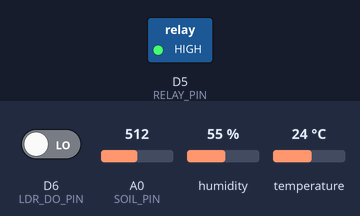
A sketch run on a simulated ESP8266 (NodeMCU). Parts: switched loads named in the sketch (green lamp = pin HIGH). Inputs (shaded band) come from the test bench; at power-on: A0 (SOIL_PIN) = 512, D6 (LDR_DO_PIN) LOW, humidity 55 %, temperature 24 °C. WiFi joins after 1.5 s; servers stay silent unless stated; what the sketch prints to the serial monitor is not drawn.

Above: at 3.5 s.
3.6 s: A0 (SOIL_PIN) set to 800
11.8 s: A0 (SOIL_PIN) set to 825
At 19.0 s:
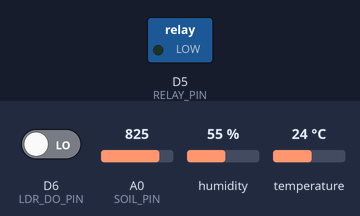
19.8 s: A0 (SOIL_PIN) set to 716
At 27.1 s:
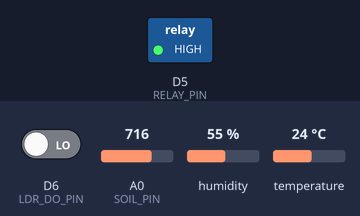
27.8 s: A0 (SOIL_PIN) set to 900
At 34.8 s:
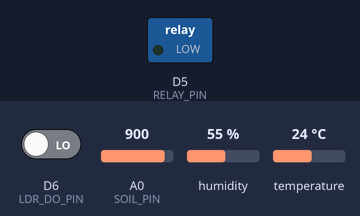
Timing chart, 0 to 36.3 s (numbered marks = the images above; inputs shaded):
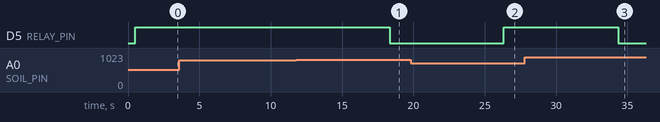

The sketch:

Smart-Agriculture-Iot.ino
```cpp
// ================================================
//   FINAL: Smart Agriculture System - Blynk IoT
//   ESP8266 NodeMCU + Soil Moisture + DHT11 + LDR Module + Relay (ACTIVE LOW)
//   Auto/Manual Pump + Push Notification ("Soil is too dry!")
//   Added: Crop Recommendation based on sensor data (India-specific)
// ================================================

// ── REPLACE THESE WITH YOUR BLYNK CREDENTIALS ──
#define BLYNK_TEMPLATE_ID   "YOUR_BLYNK_TEMPLATE_ID"
#define BLYNK_TEMPLATE_NAME "Smart Agriculture System"
#define BLYNK_AUTH_TOKEN    "YOUR_BLYNK_AUTH_TOKEN"  // Device Auth Token

#include <ESP8266WiFi.h>
#include <BlynkSimpleEsp8266.h>
#include <DHT.h>

// ── REPLACE THESE WITH YOUR WIFI CREDENTIALS ──
char ssid[] = "YOUR_WIFI_SSID";
char pass[] = "YOUR_WIFI_PASSWORD";

// ── Pins ──
#define SOIL_PIN     A0         // Soil moisture analog
#define DHT_PIN      D4         // DHT11 data
#define RELAY_PIN    D5         // Relay IN (ACTIVE LOW: LOW = ON, HIGH = OFF)
#define LDR_DO_PIN   D6         // LDR module digital output
#define DHT_TYPE     DHT11

DHT dht(DHT_PIN, DHT_TYPE);

// ── Soil Moisture Calibration ──
const int SOIL_DRY_VALUE   = 1024;   // Fully dry in air
const int SOIL_WET_VALUE   =  440;   // Fully submerged in water
const int PUMP_ON_BELOW    =   35;   // Auto pump + alert below this %

// ── Virtual Pins (match your Blynk datastreams) ──
#define VPIN_MOISTURE  V1
#define VPIN_TEMP      V2
#define VPIN_HUMIDITY  V3
#define VPIN_LIGHT     V4
#define VPIN_PUMP      V5

BlynkTimer timer;

bool manualPump = false;                // Manual override from Blynk V5
static int lastAlertPercent = 100;      // Prevent alert spam

// ── Crop Recommendation Function (India-specific, based on temp, hum, moisture, light) ──
String getCropRecommendation(float temp, float hum, int moisturePercent, int ldrState) {
  String crops = "Recommended crops: ";

  // Temperature-based (common Indian crops)
  if (temp < 18) {  // Cold
    crops += "Wheat, Barley, Mustard";
  } else if (temp < 25) {  // Moderate
    crops += "Maize, Lentil, Chickpea";
  } else {  // Hot
    crops += "Rice, Cotton, Millet";
  }

  // Adjust for humidity
  if (hum < 50) {  // Low humidity - drought tolerant
    crops += ", Sorghum";
  } else if (hum > 80) {  // High humidity
    crops += ", Jute";
  }

  // Adjust for soil moisture
  if (moisturePercent < 35) {  // Low moisture
    crops += ", Millet (drought tolerant)";
  } else if (moisturePercent > 70) {  // High moisture
    crops += ", Sugarcane";
  }

  // Adjust for light (ldrState: assume 1 = low light/dark, 0 = high light/bright)
  if (ldrState == 1) {  // Low light
    crops += ", Coffee (shade tolerant)";
  }

  return crops;
}

// ── Send sensor data & handle logic ──
void sendSensorData() {
  // 1. Soil Moisture
  int soilRaw = analogRead(SOIL_PIN);
  int moisturePercent = map(soilRaw, SOIL_DRY_VALUE, SOIL_WET_VALUE, 0, 100);
  moisturePercent = constrain(moisturePercent, 0, 100);

  // 2. DHT11
  float temp = dht.readTemperature();
  float hum = dht.readHumidity();

  // 3. LDR Digital Output (0 = bright, 1 = dark or depending on your module)
  int ldrState = digitalRead(LDR_DO_PIN);

  // Debug to Serial Monitor
  Serial.printf("Raw Soil: %d | Moisture: %d%% | Temp: %.1f°C | Hum: %.1f%% | LDR: %d\n",
                soilRaw, moisturePercent, temp, hum, ldrState);

  // Send to Blynk dashboard
  Blynk.virtualWrite(VPIN_MOISTURE,  moisturePercent);
  Blynk.virtualWrite(VPIN_TEMP,       temp);
  Blynk.virtualWrite(VPIN_HUMIDITY,   hum);
  Blynk.virtualWrite(VPIN_LIGHT,      ldrState);

  // 4. Dry Soil Alert (Push Notification with Crop Recommendation)
  if (moisturePercent < PUMP_ON_BELOW && lastAlertPercent >= PUMP_ON_BELOW) {
    String crops = getCropRecommendation(temp, hum, moisturePercent, ldrState);
    String msg = "Soil is too dry! Current: " + String(moisturePercent) + "% → Pump turned ON. " + crops;
    Blynk.logEvent("drysoilalert", msg);  // Event code = drysoilalert (lowercase)
    Serial.println("ALERT SENT: " + msg);
    lastAlertPercent = moisturePercent;
  }

  // Reset alert when moisture recovers
  if (moisturePercent >= PUMP_ON_BELOW) {
    lastAlertPercent = moisturePercent;
  }

  // 5. Auto Pump Control (only if not in manual mode)
  if (!manualPump) {
    if (moisturePercent < PUMP_ON_BELOW) {
      digitalWrite(RELAY_PIN, LOW);   // Relay ON (active LOW)
      Serial.println("AUTO PUMP ON");
    } else {
      digitalWrite(RELAY_PIN, HIGH);  // Relay OFF
      Serial.println("AUTO PUMP OFF");
    }
  }
}

// ── Manual Pump Control from Blynk App (V5) ──
BLYNK_WRITE(VPIN_PUMP) {
  manualPump = param.asInt();
  digitalWrite(RELAY_PIN, manualPump ? LOW : HIGH); // LOW = ON
  String status = manualPump ? "ON" : "OFF";
  Serial.println("Manual PUMP " + status);

  // Optional: Send event when manually turned ON
  if (manualPump) {
    Blynk.logEvent("drysoilalert", "Manual Pump turned ON by user");
  }
}

// ── Setup ──
void setup() {
  Serial.begin(115200);
  delay(500);
  Serial.println("\n=== Smart Agriculture System - FINAL with Crop Recommendation ===\n");

  pinMode(RELAY_PIN, OUTPUT);
  digitalWrite(RELAY_PIN, HIGH);  // Start with pump OFF (active LOW)

  pinMode(LDR_DO_PIN, INPUT);
  dht.begin();

  // Connect to Blynk
  Blynk.begin(BLYNK_AUTH_TOKEN, ssid, pass);

  // Update sensors & send data every 8 seconds
  timer.setInterval(8000L, sendSensorData);
}

// ── Loop ──
void loop() {
  Blynk.run();
  timer.run();
}
```

Measured:
- the behaviour switches between 816 and 817 on A0 (SOIL_PIN) (found by bisection; images 0 and 1)
- after the input at 3.6 s, every drawn part: stays the same
- after the input at 11.8 s, D5 (RELAY_PIN): HIGH → LOW after 6.5 s
- after the input at 19.8 s, D5 (RELAY_PIN): LOW → HIGH after 6.5 s
- after the input at 27.8 s, D5 (RELAY_PIN): HIGH → LOW after 6.5 s
